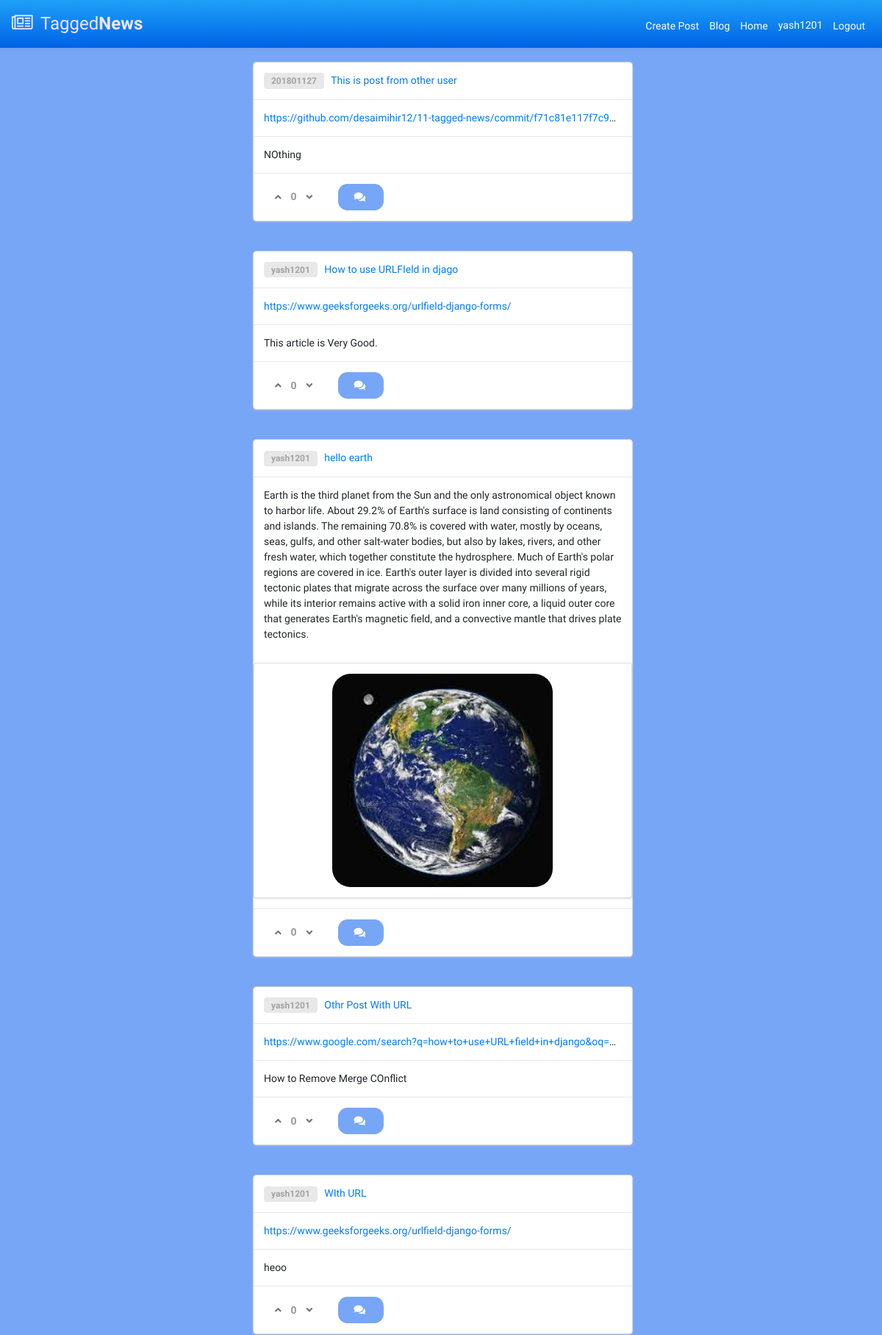
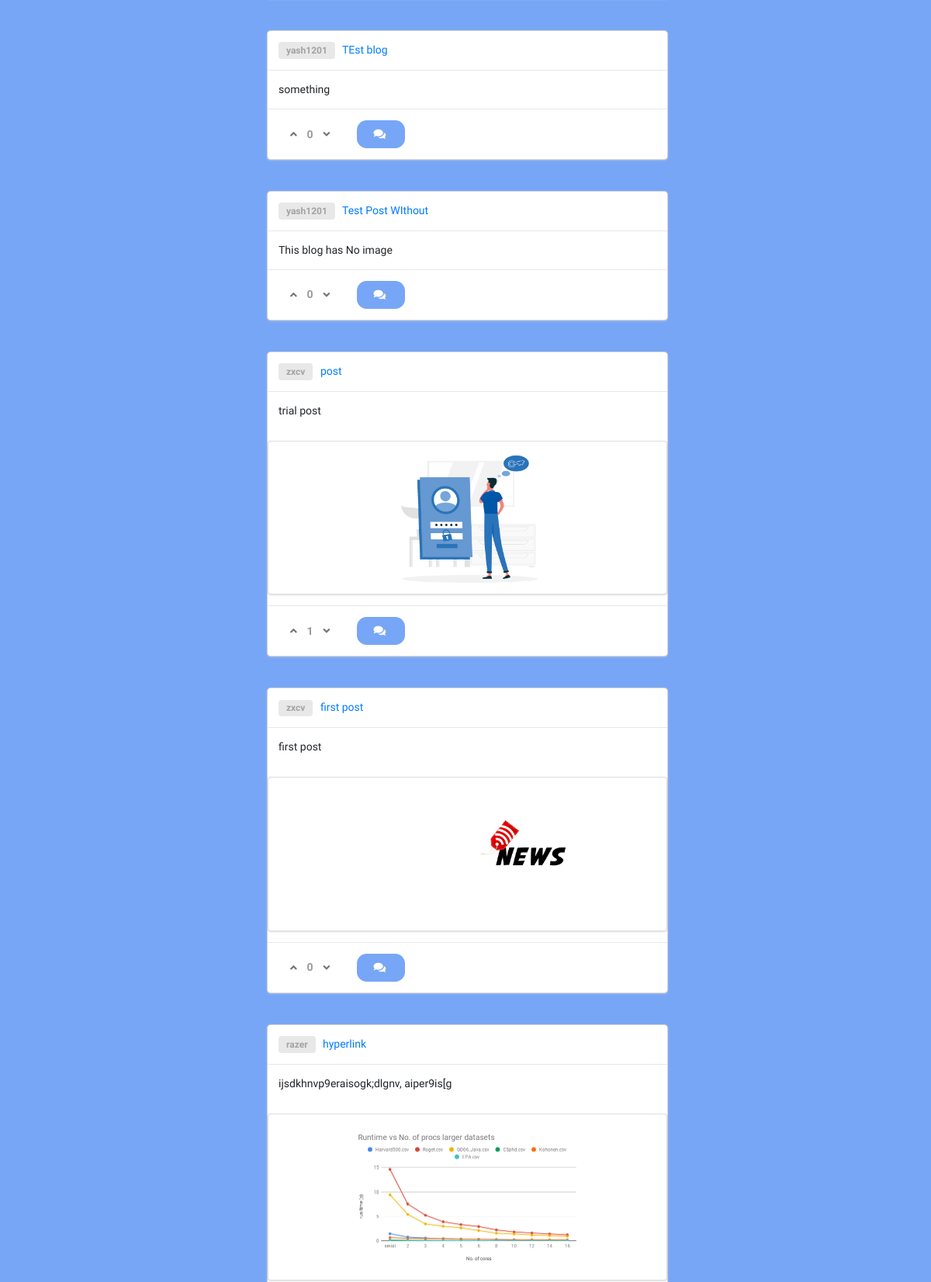
The page /blog/ (signed in, upper part) on the database its author committed (2 pictures, top to bottom).
### account/models.py (models this page shows, shortened)
class Account(AbstractBaseUser, PermissionsMixin):
    email                       = models.EmailField(verbose_name="email", max_length=60, unique=True)
    username                    = models.CharField(max_length=30, unique=True)
    avatar                      = models.ImageField(upload_to=upload_location,default='avatar/default.png', blank=False)
    date_joined                 = models.DateTimeField(verbose_name='date joined', auto_now_add=True)
    last_login                  = models.DateTimeField(verbose_name='last login', auto_now=True)
    is_admin                    = models.BooleanField(default=False)
    is_active                   = models.BooleanField(default=True)
    is_staff                    = models.BooleanField(default=False)
    is_superuser                = models.BooleanField(default=False)
    USERNAME_FIELD = 'email'
    REQUIRED_FIELDS = ['username',]
    objects = MyAccountManager()

### blog/models.py (models this page shows, shortened)
class BlogPost(models.Model):
    title               = models.CharField(max_length=50, null=False, blank=False)
    body                = models.TextField(max_length=5000, null=False, blank=False)
    image               = models.ImageField(upload_to=upload_location, null=False, blank=True, default=None)
    date_published      = models.DateTimeField(auto_now_add=True, verbose_name="date_publishd")
    date_updated        = models.DateTimeField(auto_now=True, verbose_name="date_updated")
    author              = models.ForeignKey(settings.AUTH_USER_MODEL, on_delete=models.CASCADE)
    slug                = models.SlugField(blank=True, unique=True)
    upvote              = models.IntegerField(default=0)
    downvote            = models.IntegerField(default=0)
    form_url            = models.URLField(max_length=250, blank=True)
    def count_vote(self):
        return self.upvote-self.downvote

### blog/views.py (the view)
# urls.py: path('blog/', post_view, name="blog"),
def post_view(request):
	qs = blog.objects.all().order_by('-date_updated',)
	context = {
	 'qs' : qs,
	}
	newcontext = {}
	newcontext['qs'] = []
	if not request.user.is_authenticated:
		for posts in qs:
			obj = {}
			obj['post'] = posts
			obj['liked'] = False
			obj['type'] = False
			newcontext['qs'].append(obj)
	else:
		user = request.user
		for posts in qs:
			obj = {}
			obj['post'] = posts
			postlikes = PostVote.objects.filter(parent_post=posts, author=user)
			if(postlikes.count() == 0):
				obj['liked'] = False
			else:
				obj['liked'] = True
				if(postlikes[0].vote_type == 'U'):
					obj['type'] = True
				else:
					obj['type'] = False
			newcontext['qs'].append(obj)
	return render(request, 'blog/main.html', newcontext)

### blog/templates/blog/main.html (shortened to what this page needs)
{% extends 'base.html' %}
{% load static %}
{% block content %}
<body>
<div class="all_posts">
	<div class="ui grid">
		{% for obj in qs%}
		<div class = "row">
			<div class = "ten wide column">
				<div class="ui fluid card">
					<div class="content">
						<a class="item">
						    <div class="ui horizontal label">
								<a href="{% url 'profile' obj.post.author.username %}">{{obj.post.author.username}}</a>
							</div>
							<a href="{% url 'blog:detail' obj.post.slug %}" style="text-decoration: none">{{obj.post.title}}</a>
						</a>
					</div>
					{% if obj.post.form_url %}
					<div class="content">
						<div class="form_url">
							<a href="{{obj.post.form_url}}">{{obj.post.form_url}}</a>
						</div>
					</div>
					{% endif %}
					<div class="content">
						{{obj.post.body}}
					</div>
					{% if obj.post.image %}
					<div class="ui segment">
						<img class="ui centered medium image", src={{obj.post.image.url}}>
					</div>
					{% endif %}
					<div class="content">
						<div class="all-buttons">
							<div class="ui buttons" id="vote">
							<form action="{% url 'blog:post_like' pk=obj.post.pk option='U' %}" method="POST">
								<div type="submit", name="post_id", value="{{obj.post.id}}">
									{% if not obj.liked %}
										<button class="ui icon button">
											<i class="angle up icon"></i>
									  	</button>
									{% elif obj.type %}
										<button class="ui icon button">
											<i class="angle double up icon"></i>
									  	</button>
									{% else %}
										<button class="ui icon button">
											<i class="angle up icon"></i>
									  	</button>
									{% endif %}
									</div>
							</form>
							<div class="ui buttons" id="vote">
								<div class="or" data-text={{obj.post.count_vote}}></div>
							</div>
							<form action="{% url 'blog:post_like' pk=obj.post.pk option='D' %}" method="POST">
								<div type="submit", name="post_id", value="{{obj.post.id}}">
								{% if not obj.liked %}
									<button class="ui icon button">
										<i class="angle down icon"></i>
								  	</button>
								{% elif not obj.type %}
									<button class="ui icon button">
									<i class="angle double down icon"></i>
								  </button>
								{% else %}
									<button class="ui icon button">
										<i class="angle down icon"></i>
								  	</button>
								{% endif %}
								</div>
							</form>
							<a href="{% url 'blog:detail' obj.post.slug %}" class="ui vertical animated button" tabindex="0">
								<div class="visible content">
									<i class="comments icon"></i>
								</div>
							</a>
						</div>
					</div>
				</div>
			</div>
		</div>
	</div>
	{% endfor %}
</div>
</body>
{% endblock content %}

### templates/snippets/header.html (shortened to what this page needs)
<link rel="stylesheet" href="https://stackpath.bootstrapcdn.com/bootstrap/4.5.0/css/bootstrap.min.css">
<link rel="stylesheet" href="https://maxcdn.bootstrapcdn.com/font-awesome/4.7.0/css/font-awesome.min.css">
<body>
<nav class="navbar navbar-expand-xl navbar-dark bg-dark">
	<a href="{% url 'home' %}" class="navbar-brand"><i class="fa fa-newspaper-o"></i> Tagged<b>News</b></a>
		 <!-- {% load static %}
		 <a href="{% url 'home' %}" class="navbar-brand">
			<svg width="200" height="100"
       		 xmlns="http://www.w3.org/2000/svg">
        	<image href="{% static '/logo.png' %}" height="100" width="200"/>
        	</svg>
		 </a>  -->
	<div id="navbarCollapse" class="collapse navbar-collapse justify-content-start">
		<div class="navbar-nav ml-auto">
			{% if request.user.is_authenticated %}
			<a href="{% url 'blog:create' %}" class="nav-item nav-link"><span>Create Post</span></a>
			<a href="{% url 'blog' %}" class="nav-item nav-link"><span>Blog</span></a>
			<a href="{% url 'home' %}" class="nav-item nav-link"><span>Home</span></a>
			<div class="nav-item dropdown">
				<a href="#" data-toggle="dropdown" class="nav-item nav-link"><span>{{request.user.username}}</span></a>
			</div>
			<a href="{% url 'logout' %}" class="nav-item nav-link"><span>Logout</span></a>
			{% endif %}
		</div>
	</div>
</nav>
</body>
</html>

### templates/snippets/header.html (style rules this page uses)
body { background: #eeeeee; font-family: 'Varela Round', sans-serif; }
.navbar { color: #ffffff; background: linear-gradient(180deg,#1ea1f8,#0062E6) !important; padding: 10px 16px; margin-bottom:20px ; border-radius: 0; border: none; box-shadow: 0 0 4px rgba(0,0,0,.1); }
.navbar .navbar-brand { color: #efe5ff; padding-left: 0; padding-right: 50px; font-size: 24px; }
.navbar .navbar-brand i { font-size: 25px; margin-right: 5px; }
.navbar .nav-item span { position: relative; top: 3px; }
.navbar .navbar-nav > a { color: #efe5ff; padding: 8px 15px; font-size: 14px; }
.navbar-dark .navbar-nav .nav-link span { color: #ffffff; }

### blog/templates/blog/main.html (style rules this page uses)
body { background: #77A6F7; }
.all_posts { margin-left: 30%; }
.image { border-radius: 25px; transition: border-radius 0.5s, width 1s ease, height 1s ease; }
.form_url { width:auto; overflow: hidden; text-overflow: ellipsis; white-space: nowrap; }
.ui.vertical.animated.button { margin-left:20px; border-radius:0.9rem; background-color: #77A6F7; }
.comments.icon { color:rgb(255, 255, 255); }
.ui.icon.button { background-color: #ffffff; }

### rows shown on the page
Account: user.username "yash1201"
BlogPost: post.author.username "201801127", post "This is post from other user", post.form_url "https://github.com/desaimihir12/11-tagged-news/commit/f71c81e117f7c9…", post.body "NOthing", {{ obj.post.id }} 24 (drawn)
BlogPost: post.author.username "yash1201", post "How to use URLFIeld in djago", post.form_url "https://www.geeksforgeeks.org/urlfield-django-forms/", post.body "This article is Very Good.", {{ obj.post.id }} 23 (drawn)
BlogPost: post.author.username "yash1201", post "hello earth", post.body "Earth is the third planet from the Sun and the only astronomical object known to harbor life. About 29.2% of Earth's surface is land consisting of continents and islands. The remaining 70.8% is covered with water, mostly by oceans, seas, gulfs, and other salt-water bodies, but also by lakes, rivers, and other fresh water, which together constitute the hydrosphere. Much of Earth's polar regions are covered in ice. Earth's outer layer is divided into several rigid tectonic plates that migrate across the surface over many millions of years, while its interior remains active with a solid iron inner core, a liquid outer core that generates Earth's magnetic field, and a convective mantle that…", post.image (picture), {{ obj.post.id }} 1 (drawn)
BlogPost: post.author.username "yash1201", post "Othr Post With URL", post.form_url "https://www.google.com/search?q=how+to+use+URL+field+in+django&oq=h…", post.body "How to Remove Merge COnflict", {{ obj.post.id }} 22 (drawn)
BlogPost: post.author.username "yash1201", post "WIth URL", post.form_url "https://www.geeksforgeeks.org/urlfield-django-forms/", post.body "heoo", {{ obj.post.id }} 21 (drawn)
BlogPost: post.author.username "yash1201", post "TEst blog", post.body "something", {{ obj.post.id }} 20 (drawn)
BlogPost: post.author.username "yash1201", post "Test Post WIthout", post.body "This blog has No image", {{ obj.post.id }} 19 (drawn)
BlogPost: post.author.username "zxcv", post "post", post.body "trial post", post.image (picture), {{ obj.post.id }} 18 (drawn), upvote 1 (drawn)
BlogPost: post.author.username "zxcv", post "first post", post.body "first post", post.image (picture), {{ obj.post.id }} 17 (drawn)
BlogPost: post.author.username "razer", post "hyperlink", post.body "ijsdkhnvp9eraisogk;dlgnv, aiper9is[g", post.image (picture)
